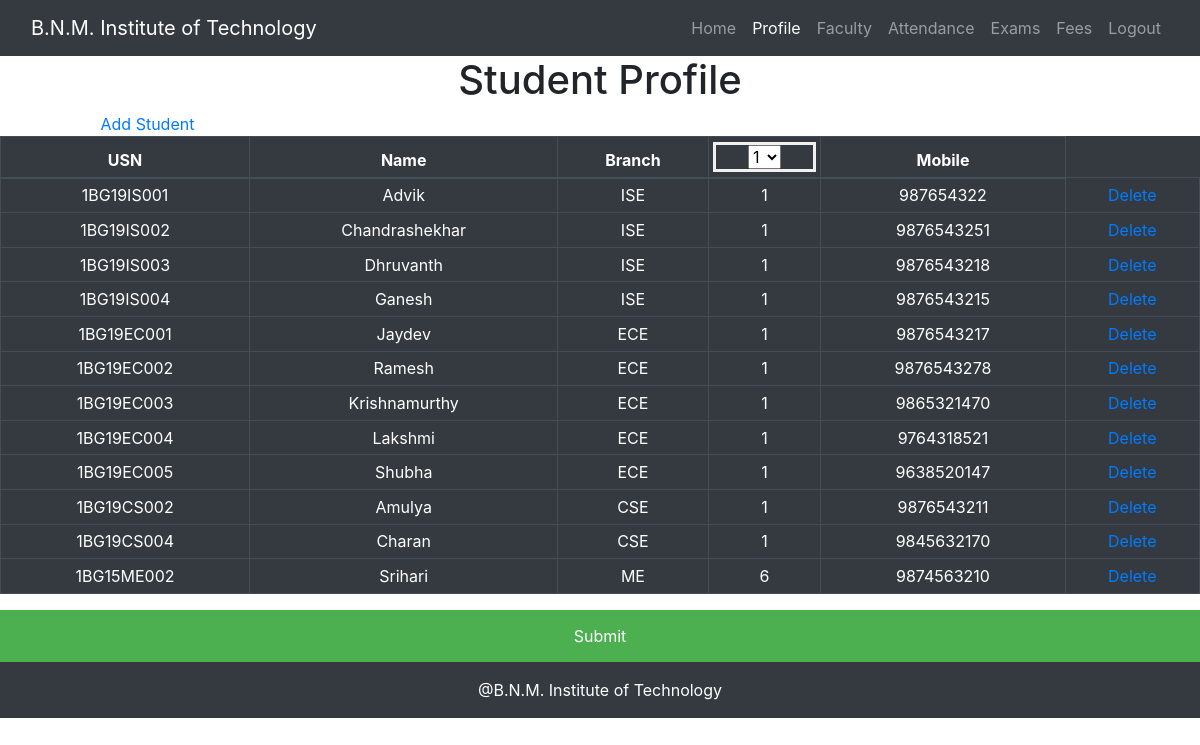
Page /studtable.php (signed in) on the committed database.
### tables this page shows
CREATE TABLE `student` (
  `id` int(5) NOT NULL,
  `USN` varchar(10) NOT NULL,
  `password` varchar(255) NOT NULL,
  `Name` varchar(255) NOT NULL,
  `Branch` varchar(3) NOT NULL,
  `Semester` int(1) NOT NULL,
  `Mobile` varchar(10) NOT NULL
);

### studtable.php (the view, shortened to what this page needs)
<!DOCTYPE HTML>
<html>
<head>
<link href="style.css" rel="stylesheet">
  <link rel="stylesheet" href="https://maxcdn.bootstrapcdn.com/bootstrap/4.5.2/css/bootstrap.min.css">
</head>
<body>
	<nav class="navbar navbar-expand-lg navbar-dark bg-dark">
  <div class="container-fluid">
    <a class="navbar-brand" href="#">B.N.M. Institute of Technology</a>
    <div class="collapse navbar-collapse" id="navbarSupportedContent">
      <ul class="navbar-nav ml-auto mb-2 mb-lg-0">
        <li class="nav-item">
          <a class="nav-link" href="index.php">Home</a>
        </li>
        <li class="nav-item">
          <a class="nav-link active" aria-current="page" href="studtable.php">Profile</a>
        </li>
        <li class="nav-item">
          <a class="nav-link"  href="facultiesp.php">Faculty</a>
        </li>
        <li class="nav-item">
          <a class="nav-link" href="attendancep.php">Attendance</a>
        </li>
        <li class="nav-item">
          <a class="nav-link" href="examsp.php">Exams</a>
        </li>
        <li class="nav-item">
          <a class="nav-link" href="fees.php">Fees</a>
        </li>
        <li class="nav-item">
          <a class="nav-link" href="adminlogout.php">Logout</a>
        </li>
      </ul>
    </div>
  </div>
</nav>
<div>
	<h1 class="text-center">Student Profile</h1> &emsp;&emsp;&emsp;&emsp;&emsp;&emsp; <a href="profile.php">Add Student</a>
</div>
<div>
<section>
<table class="table table-dark table-bordered table-sm text-center" style="margin-right: auto margin-left: auto">
  <thead>
    <tr>
      <th scope="col">USN</th>
      <th scope="col">Name</th>
      <th scope="col">Branch</th>
      <th scope="col"><form method="post">
        <select id="Semester" name="Semester">
                <option value="1">1</option>
              </select></th>
      <th scope="col">Mobile</th>
    </tr>
  </thead>
  <tbody>
  <?php
  include('connection.php');
  $sem = filter_input(INPUT_POST, 'Semester', FILTER_SANITIZE_STRING);
  if($sem)
{
  $sql = "SELECT * FROM student where Semester='$sem'";
$result = $conn->query($sql);}
else{
$sql = "SELECT * FROM student ";
$result = $conn->query($sql);
}
if (!empty($result) && $result->num_rows > 0) {
  while($row = mysqli_fetch_assoc($result)){
       echo "<tr>";
       echo "<td>".$row['USN']."</td>";
       echo "<td>".$row['Name']."</td>";
       echo "<td>".$row['Branch']."</td>";
       echo "<td>".$row['Semester']."</td>";
       echo "<td>".$row['Mobile']."</td>";
       echo "<td> <a href='deletestud.php?id=".$row['USN']."'>Delete</a></td>";
       echo "</tr>";
       }
} else {
  echo "0 results";
}
?>
  </tbody>
</table>
<button type="submit">Submit</button></form>
</section>
</body>
<footer style="margin-top: auto">
  <p class="p-3 bg-dark text-white text-center">@B.N.M. Institute of Technology</p>
</footer>
</html>

### style.css (style rules this page uses)
form { border: 3px solid #f1f1f1; }
button { background-color: #4CAF50; color: white; padding: 14px 20px; margin: 8px 0; border: none; cursor: pointer; width: 100%; }

### rows in the picture
student: USN "1BG19IS001", Name "Advik", Branch "ISE", Semester "1", Mobile "987654322"
student: USN "1BG19IS002", Name "Chandrashekhar", Branch "ISE", Semester "1", Mobile "9876543251"
student: USN "1BG19IS003", Name "Dhruvanth", Branch "ISE", Semester "1", Mobile "9876543218"
student: USN "1BG19IS004", Name "Ganesh", Branch "ISE", Semester "1", Mobile "9876543215"
student: USN "1BG19EC001", Name "Jaydev", Branch "ECE", Semester "1", Mobile "9876543217"
student: USN "1BG19EC002", Name "Ramesh", Branch "ECE", Semester "1", Mobile "9876543278"
student: USN "1BG19EC003", Name "Krishnamurthy", Branch "ECE", Semester "1", Mobile "9865321470"
student: USN "1BG19EC004", Name "Lakshmi", Branch "ECE", Semester "1", Mobile "9764318521"
student: USN "1BG19EC005", Name "Shubha", Branch "ECE", Semester "1", Mobile "9638520147"
student: USN "1BG19CS002", Name "Amulya", Branch "CSE", Semester "1", Mobile "9876543211"
student: USN "1BG19CS004", Name "Charan", Branch "CSE", Semester "1", Mobile "9845632170"
student: USN "1BG15ME002", Name "Srihari", Branch "ME", Semester "6", Mobile "9874563210"
